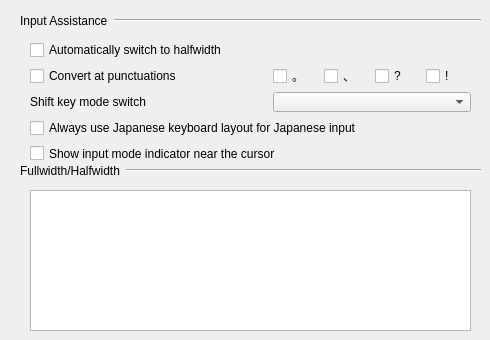
    <widget class="QWidget" name="inputsupport_tab">
     <attribute name="title">
      <string>Advanced</string>
     </attribute>
     <widget class="CharacterFormEditor" name="characterFormEditor">
      <property name="geometry">
       <rect>
        <x>30</x>
        <y>190</y>
        <width>441</width>
        <height>141</height>
       </rect>
      </property>
     </widget>
     <widget class="QWidget" name="horizontalLayoutWidget_2">
      <property name="geometry">
       <rect>
        <x>20</x>
        <y>10</y>
        <width>461</width>
        <height>21</height>
       </rect>
      </property>
      <layout class="QHBoxLayout" name="horizontalLayout_4">
       <item>
        <widget class="QLabel" name="autoCorrectionLable">
         <property name="text">
          <string>Input Assistance</string>
         </property>
        </widget>
       </item>
       <item>
        <widget class="Line" name="autoCorrectionLine_2">
         <property name="sizePolicy">
          <sizepolicy hsizetype="MinimumExpanding" vsizetype="Fixed">
           <horstretch>0</horstretch>
           <verstretch>0</verstretch>
          </sizepolicy>
         </property>
         <property name="orientation">
          <enum>Qt::Horizontal</enum>
         </property>
        </widget>
       </item>
      </layout>
     </widget>
     <widget class="QWidget" name="horizontalLayoutWidget_3">
      <property name="geometry">
       <rect>
        <x>20</x>
        <y>160</y>
        <width>461</width>
        <height>21</height>
       </rect>
      </property>
      <layout class="QHBoxLayout" name="horizontalLayout_6">
       <item>
        <widget class="QLabel" name="autoCorrectionLable_2">
         <property name="text">
          <string>Fullwidth/Halfwidth</string>
         </property>
        </widget>
       </item>
       <item>
        <widget class="Line" name="halffullWidthLine">
         <property name="sizePolicy">
          <sizepolicy hsizetype="MinimumExpanding" vsizetype="Fixed">
           <horstretch>0</horstretch>
           <verstretch>0</verstretch>
          </sizepolicy>
         </property>
         <property name="orientation">
          <enum>Qt::Horizontal</enum>
         </property>
        </widget>
       </item>
      </layout>
     </widget>
     <widget class="QWidget" name="gridLayoutWidget_9">
      <property name="geometry">
       <rect>
        <x>30</x>
        <y>40</y>
        <width>441</width>
        <height>123</height>
       </rect>
      </property>
      <layout class="QGridLayout" name="gridLayout_9">
       <item row="0" column="0" colspan="7">
        <widget class="QCheckBox" name="useAutoImeTurnOff">
         <property name="text">
          <string>Automatically switch to halfwidth</string>
         </property>
        </widget>
       </item>
       <item row="2" column="0" colspan="3">
        <widget class="QLabel" name="autoCorrectionLable_3">
         <property name="text">
          <string>Shift key mode switch</string>
         </property>
        </widget>
       </item>
       <item row="2" column="3" colspan="4">
        <widget class="QComboBox" name="shiftKeyModeSwitchComboBox">
         <property name="minimumSize">
          <size>
           <width>150</width>
           <height>0</height>
          </size>
         </property>
        </widget>
       </item>
       <item row="1" column="4">
        <widget class="QCheckBox" name="toutenCheckBox">
         <property name="maximumSize">
          <size>
           <width>45</width>
           <height>16777215</height>
          </size>
         </property>
         <property name="text">
          <string>、</string>
         </property>
        </widget>
       </item>
       <item row="1" column="5">
        <widget class="QCheckBox" name="questionMarkCheckBox">
         <property name="maximumSize">
          <size>
           <width>45</width>
           <height>16777215</height>
          </size>
         </property>
         <property name="text">
          <string>?</string>
         </property>
        </widget>
       </item>
       <item row="1" column="0" colspan="3">
        <widget class="QCheckBox" name="useAutoConversion">
         <property name="text">
          <string>Convert at punctuations</string>
         </property>
        </widget>
       </item>
       <item row="1" column="3">
        <widget class="QCheckBox" name="kutenCheckBox">
         <property name="maximumSize">
          <size>
           <width>45</width>
           <height>16777215</height>
          </size>
         </property>
         <property name="text">
          <string>。</string>
         </property>
        </widget>
       </item>
       <item row="1" column="6">
        <widget class="QCheckBox" name="exclamationMarkCheckBox">
         <property name="maximumSize">
          <size>
           <width>45</width>
           <height>16777215</height>
          </size>
         </property>
         <property name="text">
          <string>!</string>
         </property>
        </widget>
       </item>
       <item row="3" column="0" colspan="7">
        <widget class="QCheckBox" name="useJapaneseLayout">
         <property name="enabled">
          <bool>true</bool>
         </property>
         <property name="text">
          <string>Always use Japanese keyboard layout for Japanese input</string>
         </property>
        </widget>
       </item>
       <item row="4" column="0" colspan="7">
        <widget class="QCheckBox" name="useModeIndicator">
         <property name="enabled">
          <bool>true</bool>
         </property>
         <property name="text">
          <string>Show input mode indicator near the cursor</string>
         </property>
        </widget>
       </item>
      </layout>
     </widget>
    </widget>
